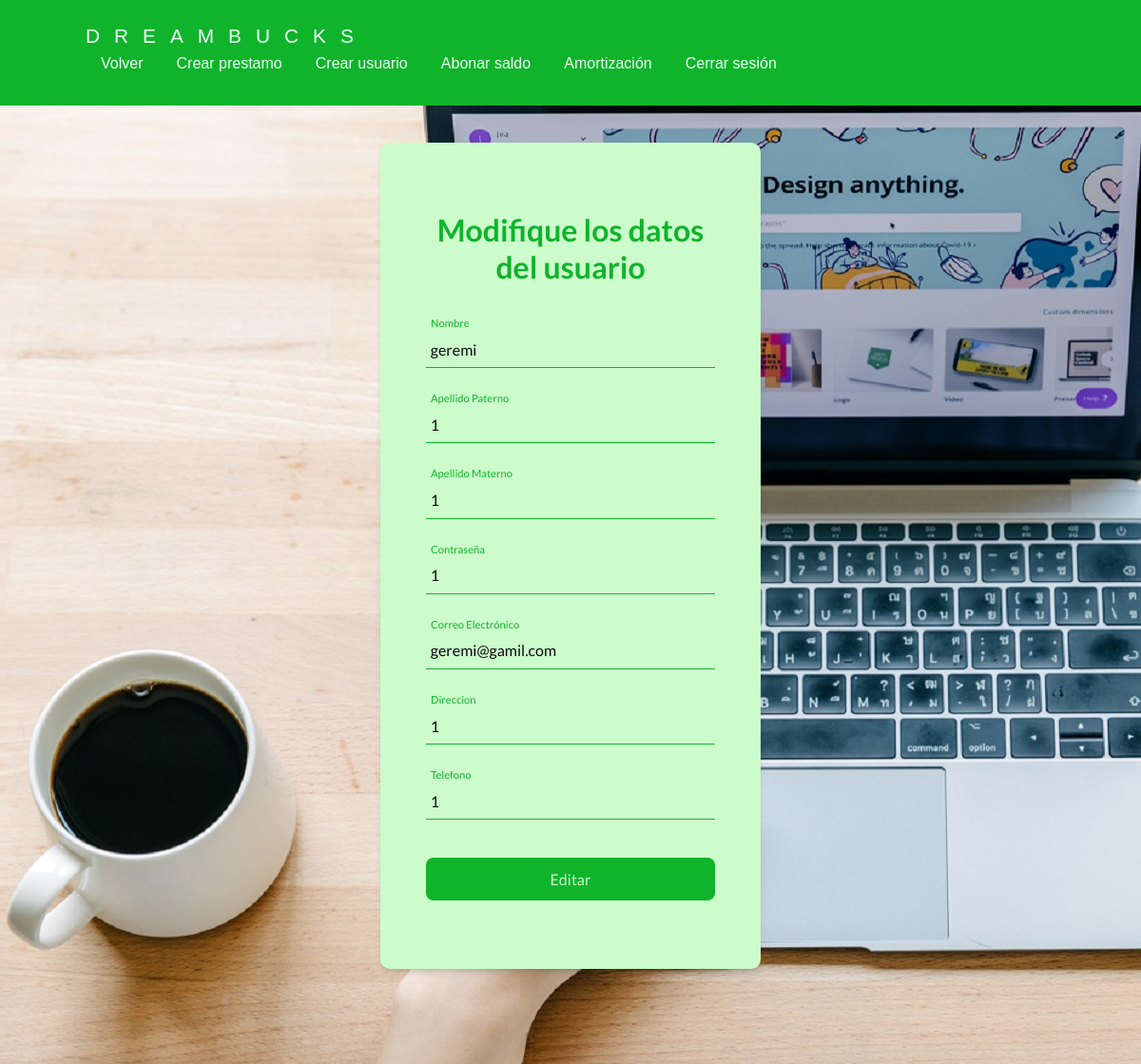
/editUser.php?id_U=2, run on the app's committed database.
### tables this page shows
CREATE TABLE `users` (
  `id_U` int(100) NOT NULL,
  `name_U` varchar(60) NOT NULL,
  `lastname1_U` varchar(60) NOT NULL,
  `lastname2_U` varchar(60) NOT NULL,
  `password_U` varchar(200) NOT NULL,
  `email_U` varchar(100) NOT NULL,
  `debited` int(50) NOT NULL,
  `address_U` varchar(200) NOT NULL,
  `phone` bigint(13) NOT NULL,
  `id_A1` int(100) NOT NULL,
  `balance` int(100) NOT NULL
);

### editUser.php (the view, shortened to what this page needs)
<?php
  require "./ConnectDB.php";
  $id = $_GET["id_U"];
  $statement = $conn->prepare("SELECT * FROM users WHERE id_U = :id_U LIMIT 1");
  $statement->execute([":id_U" => $id]);
  $client = $statement->fetch(PDO::FETCH_ASSOC);
?>
<!DOCTYPE html>
<html lang="en">
<head>
    <link rel="stylesheet" href="./styles/styleHeaderUL.css">
    <link rel="stylesheet" href="./styles/styleForms.css">
</head>
<body>
<header class="header">
        <div class="container-head logo-nav-container">
            <a href="#" class="logo">DREAMBUCKS</a>
            <nav class="navigation">
                <ul>
                    <li><a href="admin.php">Volver</a></li>
                    <li><a href="CreateLoan.php">Crear prestamo</a></li>
                    <li><a href="Register_U.php">Crear usuario</a></li>
                    <li><a href="Credit_Recharge.php">Abonar saldo</a></li>
                    <li><a href="#">Amortización</a></li>
                    <li><a href="Logout.php">Cerrar sesión</a></li>
                </ul>
            </nav>
        </div>
</header>
<main>
            <form method="POST" class="form" action="editUser.php?id_U=<?= $client["id_U"] ?>">
                <h2 class="form-title">Modifique los datos del usuario</h2>
                <div class="form-container">
                  <div class="group">
                    <input value="<?= htmlspecialchars($client["name_U"])?>" id="name_U" type="text" class="form-input" name="name_U" autocomplete="name" placeholder=" " autofocus>
                    <label for="name" class="label">Nombre</label>
                    <span class="form-line"></span>
                  </div>
                  <div class="group">
                    <input value="<?= $client["lastname1_U"]?>" id="lastname1_U" class="form-input" name="lastname1_U" placeholder=" " autofocus>
                    <label for="lastname1_U" class="label">Apellido Paterno</label>
                    <span class="form-line"></span>
                  </div>
                  <div class="group">
                    <input value="<?= $client["lastname2_U"]?>" id="lastname2_U" class="form-input" name="lastname2_U" placeholder=" " autofocus>
                    <label for="lastname2_U" class="label">Apellido Materno</label>
                    <span class="form-line"></span>
                  </div>
                  <div class="group">
                    <input value="<?= $client["password_U"]?>" id="password_U" class="form-input" name="password_U" placeholder=" " autofocus>
                    <label for="password_U" class="label">Contraseña</label>
                    <span class="form-line"></span>
                  </div>
                  <div class="group">
                    <input value="<?= $client["email_U"]?>" id="email_U" class="form-input" name="email_U" placeholder=" " autofocus>
                    <label for="email_U" class="label">Correo Electrónico</label>
                    <span class="form-line"></span>
                  </div>
                  <div class="group">
                    <input value="<?= $client["address_U"]?>" id="address_U" class="form-input" name="address_U" placeholder=" " autofocus>
                    <label for="address_U" class="label">Direccion</label>
                    <span class="form-line"></span>
                  </div>
                  <div class="group">
                    <input value="<?= $client["phone"]?>" id="phone" class="form-input" name="phone" type="tel" placeholder=" " autofocus>
                    <label for="phone" class="label">Telefono</label>
                    <span class="form-line"></span>
                  </div>
                  <button type="submit" class="form-submit">Editar</button>
                </div>
            </form>
</main>
</body>
</html>

### styles/styleHeaderUL.css (style rules this page uses)
.container-head { width: 85%; max-width: 850; margin: 0 auto; max-height: 300; }
header { background: #0fb42b; color: #F1FFFA; padding: 2.2% 0; position: fixed; left: 0; top: 0; width: 100%; }
header a { color: #F1FFFA; text-decoration: none; font-family: Arial, Helvetica, sans-serif; }
.logo-nav-container { display: flex; justify-content: space-between; align-items: center; flex-wrap: wrap; }
.logo { letter-spacing: 15px; font-size: 1.3em; }
.navigation ul { margin: 0; padding: 9; list-style: none; }
.navigation ul li { display: inline-block; }
.navigation ul li a { display: block; padding: 0.5rem 1rem; transition: all 0.4s linear; border-radius: 5px; }

### styles/styleForms.css (style rules this page uses)
:root { --cremamenta: #F1FFFA; --verdete: #CCFCCB; --verdesalvia: #3C760C; --negro: #090909; --ocre: #64554E; --verde: #0fb42b; --fuente: Arial, Helvetica, sans-serif; --superverde: #4bf745; }
* { margin: 0; padding: 0; box-sizing: border-box; font-family: 'Lato', sans-serif; }
main { *background-color: #e5e5f7; *opacity: 1; background-image: url(../images/bg-forms.jpg); *background-size: 18px 18px; *background-position: 0 0,9px 9px; display: flex; min-height: 100vh; padding-top: 150px; padding-bottom: 100px; }
header { z-index: 2; }
.form { background-color: var(--verdete); margin: auto; width: 90%; max-width: 400px; padding: 4.5em 3em; border-radius: 10px; box-shadow: 0 5px 10px -5px rgba(0, 0, 0, 30%); text-align: center; }
.form-title { color: var(--verde); font-size: 2rem; margin-bottom: .5em; }
.form-container { margin-top: 3em; display: grid; gap: 2.5em; }
.group { position: relative; }
.form-input { width: 100%; background: var(--verdete); color: var(--ocre); font-size: 1rem; padding: .6em .3em; border: none; outline: none; border-bottom: 1px solid var(--negro); font-family: 'Lato', sans-serif; }
.form-input:not(:placeholder-shown) { color: var(--negro); }
.form-input:focus + .label, .form-input:not(:placeholder-shown) + .label { transform: translateY(-15px) scale(.7); transform-origin: left top; color: var(--verde) }
.label { color: var(--negro); cursor: pointer; position: absolute; top: 0; left: 5px; transform: translateY(10px); transition: transform .5s, color .3s; }
.form-submit { background: var(--verde); color: var(--verdete); font-family: 'Lato', sans-serif; font-weight: 500; font-size: 1rem; text-decoration: none; padding: .8em 0; border: none; border-radius: .5em; cursor: pointer; transition: all 300ms; }
.form-line { position: absolute; bottom: 0; left: 0; width: 100%; height: 1px; background-color: var(--verde); transform: scale(0); transform: left bottom; transition: transform .4s; }
.form-input:focus ~ .form-line, .form-input:not(:placeholder-shown) ~ .form-line { transform: scale(1); }

### data on the page
users: name_U "geremi", lastname1_U "1", lastname2_U "1", password_U "1", email_U "geremi@gamil.com", address_U "1", phone "1"
